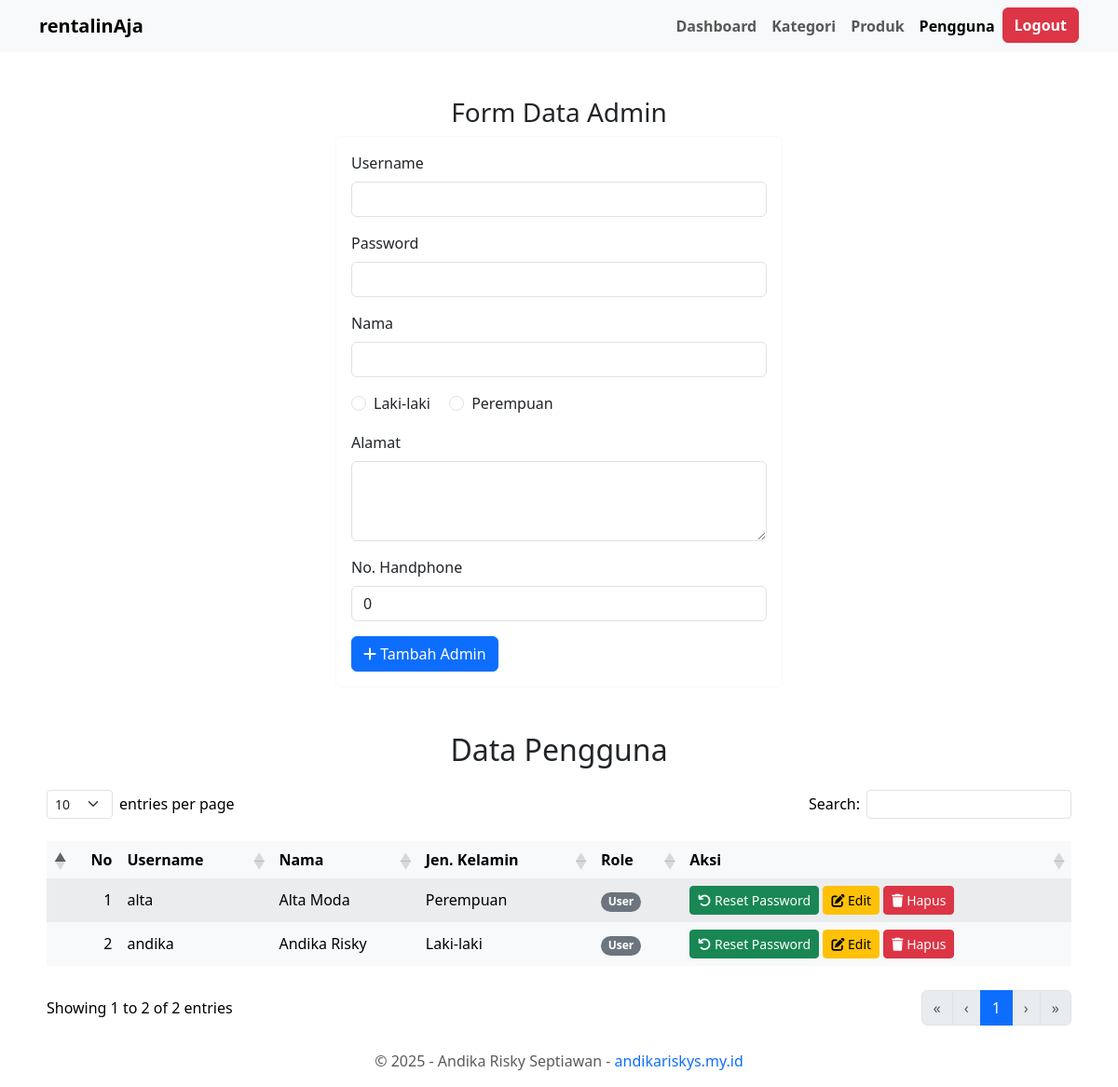
/admin/users.php (signed in), run on the app's committed database.
### tables this page shows
CREATE TABLE IF NOT EXISTS users (
    id CHAR(36) PRIMARY KEY,
    username VARCHAR(50) NOT NULL UNIQUE,
    password VARCHAR(255) NOT NULL,
    name VARCHAR(100) NOT NULL,
    gender ENUM('Laki-laki', 'Perempuan') NOT NULL DEFAULT 'Laki-laki',
    address TEXT,
    phone VARCHAR(15) NOT NULL,
    role ENUM('admin', 'user') NOT NULL DEFAULT 'user'
);

### admin/users.php (the view, shortened to what this page needs)
<?php
include '../connection.php';
$editData = null;
include '../templates/template_admin.php';
$adminId = $_SESSION['admin_id'];
$query = mysqli_query($conn, "SELECT * FROM users WHERE id != '$adminId' ORDER BY username ASC");
?>
<center>
    <h3 class="mt-5">Form Data Admin</h3>
</center>
<div class="d-flex justify-content-center">
    <div class="card border-light" style="width: 100%; max-width: 480px;">
        <div class="card-body">
            <form method="POST">
                <div class="mb-3">
                    <label for="username" class="form-label">Username</label>
                    <input type="text" class="form-control" id="username" name="username" onkeypress="remove_space(this)" value="<?= $editData['username'] ?? '' ?>" required>
                </div>
                <?php if (is_null($editData)) { ?>
                    <div class="mb-3">
                        <label for="password" class="form-label">Password</label>
                        <input type="password" class="form-control" id="password" name="password" required>
                    </div>
                <?php } ?>
                <div class="mb-3">
                    <label for="name" class="form-label">Nama</label>
                    <input type="text" class="form-control" id="name" name="name" value="<?= $editData['name'] ?? '' ?>" required>
                </div>
                <div class="mb-3">
                    <div class="form-check form-check-inline">
                        <input name="gender" class="form-check-input" type="radio" id="laki-laki" value="Laki-laki" <?php if(isset($editData)){ if($editData['gender'] == 'Laki-laki') { echo 'checked'; } } ?> required />
                        <label class="form-check-label" for="laki-laki">Laki-laki</label>
                    </div>
                    <div class="form-check form-check-inline">
                        <input name="gender" class="form-check-input" type="radio" id="perempuan" value="Perempuan" <?php if(isset($editData)){ if($editData['gender'] == 'Perempuan') { echo 'checked'; } } ?> />
                        <label class="form-check-label" for="perempuan">Perempuan</label>
                    </div>
                </div>
                <div class="mb-3">
                    <label for="address" class="form-label">Alamat</label>
                    <textarea class="form-control" id="address" name="address" rows="3" required><?= $editData['address'] ?? '' ?></textarea>
                </div>
                <div class="mb-3">
                    <label for="phone" class="form-label">No. Handphone</label>
                    <input type="text" class="form-control" id="phone" name="phone" value="<?= $editData['phone'] ?? '0' ?>" minlength="12" maxlength="14" onkeypress="number_only(this)" required>
                </div>
                <?php if ($editData) { ?>
                    <input type="hidden" name="id" value="<?= $editData['id']; ?>">
                    <button name="update" type="submit" class="btn btn-warning"><i class="fa-solid fa-pen-to-square"></i> Update Admin</button>
                    <a href="users.php" class="btn btn-secondary"><i class="fa-solid fa-arrow-left"></i> Batalkan</a>
                <?php } else { ?>
                    <button name="submit" type="submit" class="btn btn-primary"><i class="fa-solid fa-plus"></i> Tambah Admin</button>
                <?php } ?>
            </form>
        </div>
    </div>
</div>
<center>
    <h2 class="mt-5">Data Pengguna</h2>
</center>
<div class="table table-responsive">
    <table class="table table-striped table-hover table-borderless table-light align-middle" id="myTable">
        <thead>
            <tr>
                <th style="width: 10px;">No</th>
                <th>Username</th>
                <th>Nama</th>
                <th>Jen. Kelamin</th>
                <th>Role</th>
                <th>Aksi</th>
            </tr>
        </thead>
        <tbody class="table-group-divider">
            <?php
            $no = 1;
            while ($data = mysqli_fetch_array($query)) { ?>
                <tr>
                    <td><?= $no; ?></td>
                    <td><?= $data['username']; ?></td>
                    <td><?= $data['name']; ?></td>
                    <td><?= $data['gender']; ?></td>
                    <td>
                        <?php if ($data['role'] == 'admin') { ?>
                            <span class="badge rounded-pill bg-primary">Admin</span>
                        <?php } else { ?>
                            <span class="badge rounded-pill bg-secondary">User</span>
                        <?php } ?>
                    </td>
                    <td>
                        <a href="users.php?reset_pass=<?= $data['id'] ?>&name=<?= $data['name'] ?>" class="btn btn-success btn-sm"><i class="fa-solid fa-arrow-rotate-left"></i> Reset Password</a>
                        <a href="users.php?edit=<?= $data['id']; ?>" class="btn btn-warning btn-sm"><i class="fa-solid fa-pen-to-square"></i> Edit</a>
                        <a href="users.php?delete=<?= $data['id']; ?>" class="btn btn-danger btn-sm" onclick="return confirm('Yakin ingin menghapus pengguna ini?');"><i class="fa-solid fa-trash"></i> Hapus</a>
                    </td>
                </tr>
            <?php
                $no++;
            }
            ?>
        </tbody>
    </table>
</div>

### data on the page
users: username "alta", name "Alta Moda", gender "Perempuan", role "User"
users: username "andika", name "Andika Risky", gender "Laki-laki", role "User"
